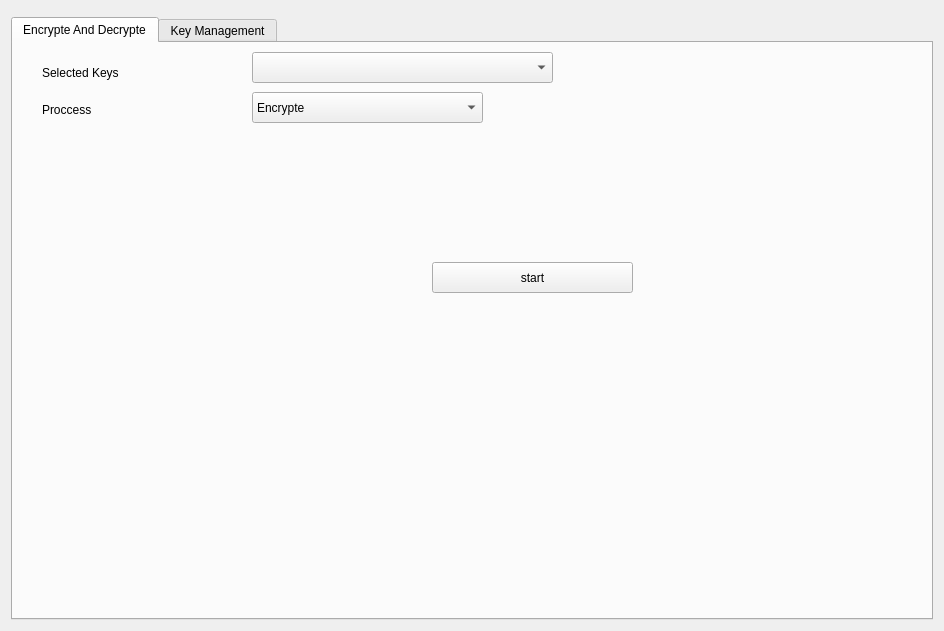
<?xml version="1.0" encoding="UTF-8"?>
<ui version="4.0">
 <class>Form</class>
 <widget class="QWidget" name="Form">
  <property name="geometry">
   <rect>
    <x>0</x>
    <y>0</y>
    <width>944</width>
    <height>631</height>
   </rect>
  </property>
  <property name="windowTitle">
   <string>Form</string>
  </property>
  <layout class="QGridLayout" name="gridLayout">
   <item row="0" column="0">
    <widget class="QWidget" name="widget" native="true"/>
   </item>
   <item row="1" column="0">
    <widget class="QTabWidget" name="RSA_toolkit">
     <property name="currentIndex">
      <number>0</number>
     </property>
     <widget class="QWidget" name="tab_EncDenc">
      <attribute name="title">
       <string>Encrypte And Decrypte</string>
      </attribute>
      <layout class="QGridLayout" name="gridLayout_2">
       <item row="1" column="0" colspan="2">
        <widget class="QWidget" name="widget_3" native="true"/>
       </item>
       <item row="0" column="0" colspan="2">
        <widget class="QWidget" name="widget_2" native="true">
         <widget class="QComboBox" name="comboBox">
          <property name="geometry">
           <rect>
            <x>230</x>
            <y>0</y>
            <width>301</width>
            <height>31</height>
           </rect>
          </property>
         </widget>
         <widget class="QLabel" name="label">
          <property name="geometry">
           <rect>
            <x>20</x>
            <y>10</y>
            <width>161</width>
            <height>21</height>
           </rect>
          </property>
          <property name="text">
           <string>Selected Keys</string>
          </property>
         </widget>
         <widget class="QPushButton" name="pushButton">
          <property name="geometry">
           <rect>
            <x>410</x>
            <y>210</y>
            <width>201</width>
            <height>31</height>
           </rect>
          </property>
          <property name="text">
           <string>start</string>
          </property>
         </widget>
         <widget class="QComboBox" name="comboBox_2">
          <property name="geometry">
           <rect>
            <x>230</x>
            <y>40</y>
            <width>231</width>
            <height>31</height>
           </rect>
          </property>
          <item>
           <property name="text">
            <string>Encrypte</string>
           </property>
          </item>
          <item>
           <property name="text">
            <string>Decrypte</string>
           </property>
          </item>
         </widget>
         <widget class="QLabel" name="label_2">
          <property name="geometry">
           <rect>
            <x>20</x>
            <y>50</y>
            <width>131</width>
            <height>16</height>
           </rect>
          </property>
          <property name="text">
           <string>Proccess</string>
          </property>
         </widget>
        </widget>
       </item>
      </layout>
     </widget>
     <widget class="QWidget" name="tab_ManagaKeys">
      <attribute name="title">
       <string>Key Management</string>
      </attribute>
     </widget>
    </widget>
   </item>
  </layout>
 </widget>
 <resources/>
 <connections/>
</ui>
